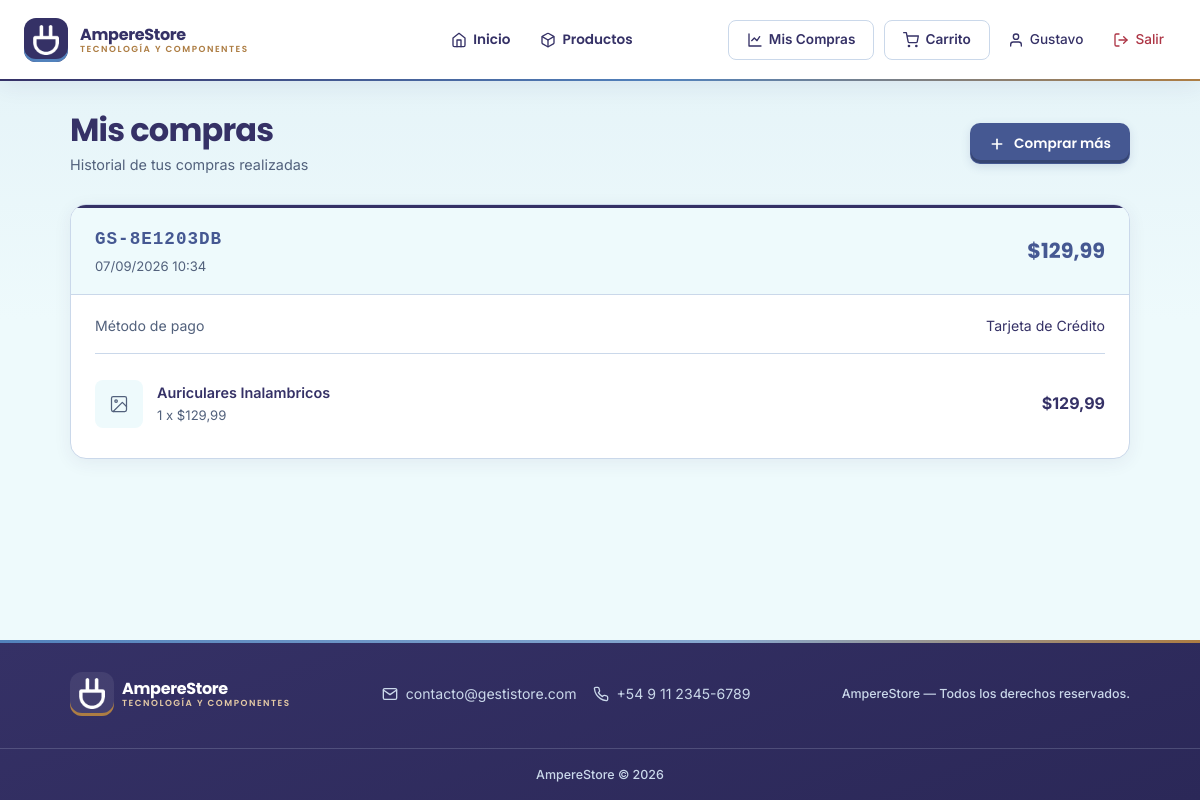
Before: /mis-compras/ (signed in) with the older database file.
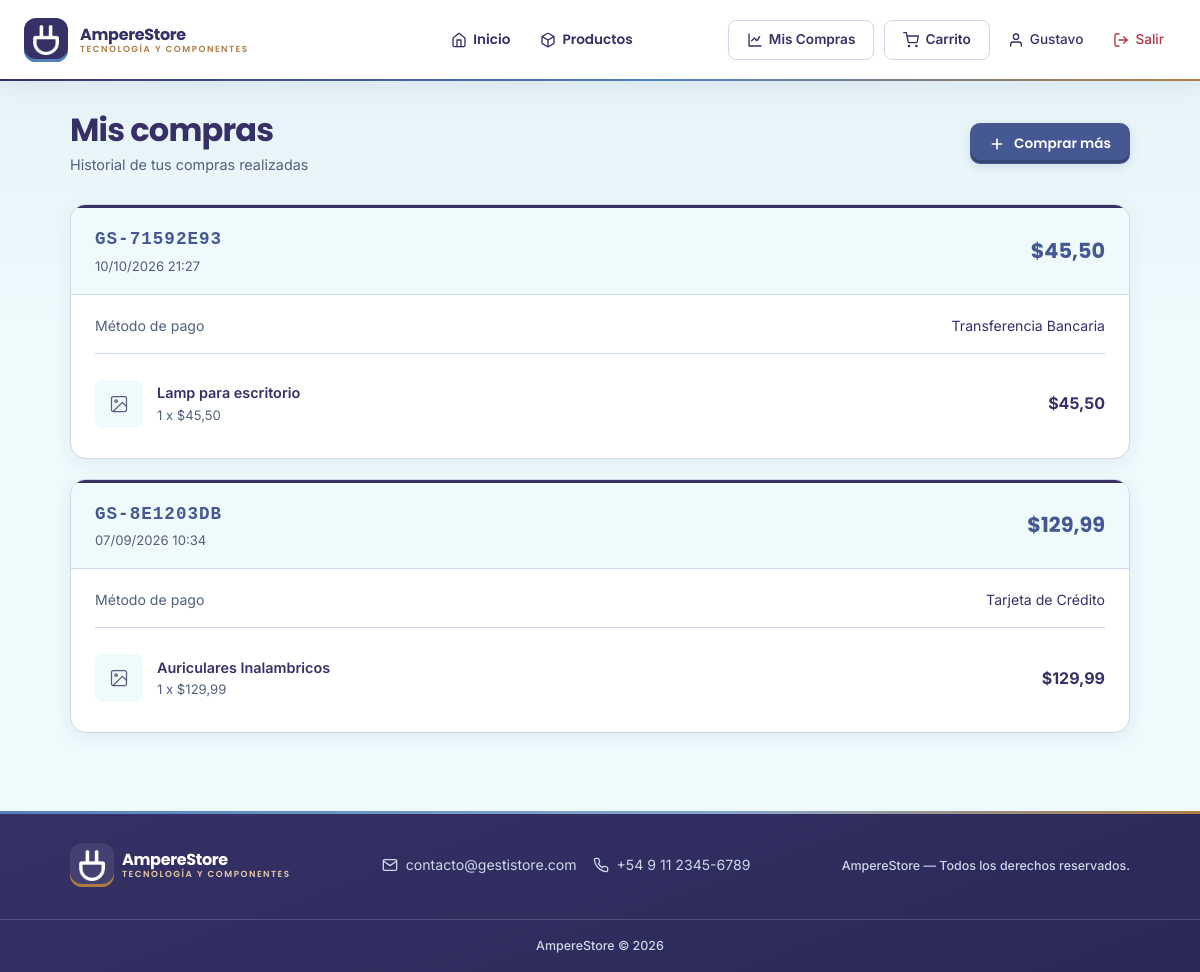
After: the same page with the newer database file.
### Tienda/models.py (models this page shows, shortened)
class Venta(models.Model):
    METODO_PAGO_CHOICES = [
        ('tarjeta', 'Tarjeta de Crédito'),
        ('debito', 'Tarjeta de Débito'),
        ('transferencia', 'Transferencia Bancaria'),
    ]
    ESTADO_CHOICES = [
        ('pendiente', 'Pendiente'),
        ('completada', 'Completada'),
        ('cancelada', 'Cancelada'),
    ]
    usuario = models.ForeignKey(User, on_delete=models.CASCADE, related_name='ventas')
    fecha_venta = models.DateTimeField(auto_now_add=True)
    total = models.DecimalField(max_digits=10, decimal_places=2, default=0)
    metodo_pago = models.CharField(max_length=15, choices=METODO_PAGO_CHOICES)
    estado = models.CharField(max_length=12, choices=ESTADO_CHOICES, default='completada')
    codigo = models.CharField(max_length=20, unique=True, blank=True)
    class Meta:
        ordering = ['-fecha_venta']

class DetalleVenta(models.Model):
    venta = models.ForeignKey(Venta, on_delete=models.CASCADE, related_name='detalles')
    producto = models.ForeignKey(Producto, on_delete=models.PROTECT, related_name='detalles_venta')
    cantidad = models.PositiveIntegerField(default=1)
    precio_unitario = models.DecimalField(max_digits=10, decimal_places=2)
    subtotal = models.DecimalField(max_digits=10, decimal_places=2, default=0)
    class Meta:
        verbose_name_plural = "Detalles de venta"

class Producto(models.Model):
    CATEGORIA_CHOICES = [
        ('informatica', 'Informática'),
        ('componente_pc', 'Componente PC'),
        ('perifericos_gaming', 'Periféricos y Gaming'),
        ('redes_conectividad', 'Redes y Conectividad'),
        ('celulares_accesorios', 'Celulares y Accesorios'),
        ('cables_adaptadores', 'Cables y Adaptadores'),
        ('electronica_desarrollo', 'Electrónica y Desarrollo'),
        ('seguridad_domotica', 'Seguridad y Domótica'),
        ('lectores_tarjetas', 'Lectores de Tarjetas'),
        ('otros', 'Otros'),
    ]
    nombre = models.CharField(max_length=200)
    descripcion = models.TextField(blank=True)
    precio = models.DecimalField(max_digits=10, decimal_places=2)
    stock = models.PositiveIntegerField(default=0)
    categoria = models.CharField(max_length=30, choices=CATEGORIA_CHOICES, default='otros')
    imagen = models.ImageField(upload_to='productos/', blank=True, null=True)
    peso_kg = models.DecimalField(max_digits=6, decimal_places=2, null=True, blank=True,
                                  help_text="Peso en kilogramos")
    activo = models.BooleanField(default=True)
    fecha_creacion = models.DateTimeField(auto_now_add=True)
    class Meta:
        ordering = ['-fecha_creacion']

### Tienda/views.py (the view)
# urls.py: path('mis-compras/', views.mis_compras, name='mis_compras'),
@login_required
def mis_compras(request):
    if es_admin(request.user):
        return redirect('historial_ventas')
    ventas = Venta.objects.filter(usuario=request.user, estado='completada')\
        .prefetch_related('detalles__producto').order_by('-fecha_venta')
    return render(request, 'tienda/mis_compras.html', {'ventas': ventas})

### Tienda/views.py (called while the page is built)
def es_admin(user):
    try:
        return user.perfil.rol == 'admin'
    except Exception:
        return False

### Tienda/Templates/tienda/mis_compras.html (shortened to what this page needs)
{% extends 'tienda/base.html' %}
{% load static %}
{% block content %}
<link rel="stylesheet" href="{% static 'tienda/css/mis_compras.css' %}">
<div class="mis-compras-header">
  <div>
    <h1>Mis compras</h1>
    <p class="mis-compras-sub">Historial de tus compras realizadas</p>
  </div>
  <a href="{% url 'lista_productos' %}" class="btn btn-primary">
    <svg width="16" height="16" viewBox="0 0 24 24" fill="none" stroke="currentColor" stroke-width="2.5" stroke-linecap="round" stroke-linejoin="round" style="vertical-align:middle;margin-right:6px;"><line x1="12" y1="5" x2="12" y2="19"/><line x1="5" y1="12" x2="19" y2="12"/></svg>
    Comprar más
  </a>
</div>
{% if ventas %}
<div class="mis-compras-lista">
  {% for venta in ventas %}
  <div class="compra-card">
    <div class="compra-card-header">
      <div>
        <span class="compra-codigo">{{ venta.codigo }}</span>
        <div class="compra-fecha">{{ venta.fecha_venta|date:"d/m/Y H:i" }}</div>
      </div>
      <div class="compra-total">${{ venta.total }}</div>
    </div>
    <div class="compra-card-body">
      <div class="compra-metodo">
        <span class="compra-label">Método de pago</span>
        <span>{{ venta.get_metodo_pago_display }}</span>
      </div>
      <div class="compra-productos">
        {% for d in venta.detalles.all %}
        <div class="compra-producto">
          <div class="compra-producto-img">
            {% if d.producto.imagen %}
            <img src="{{ d.producto.imagen.url }}" alt="">
            {% else %}
            <svg width="20" height="20" viewBox="0 0 24 24" fill="none" stroke="currentColor" stroke-width="1.5" stroke-linecap="round" stroke-linejoin="round"><rect x="3" y="3" width="18" height="18" rx="2" ry="2"/><circle cx="8.5" cy="8.5" r="1.5"/><polyline points="21 15 16 10 5 21"/></svg>
            {% endif %}
          </div>
          <div class="compra-producto-info">
            <div class="compra-producto-nombre">{{ d.producto.nombre }}</div>
            <div class="compra-producto-detalle">{{ d.cantidad }} x ${{ d.precio_unitario }}</div>
          </div>
          <div class="compra-producto-subtotal">${{ d.subtotal }}</div>
        </div>
        {% endfor %}
      </div>
    </div>
  </div>
  {% endfor %}
</div>
{% endif %}
{% endblock %}

Changed rows visible on the page:
added Venta: codigo "GS-71592E93", fecha_venta "10/10/2026 21:27", total "45,50", metodo_pago "Transferencia Bancaria"
added DetalleVenta: producto.nombre "Lamp para escritorio", cantidad "1", precio_unitario "45,50", subtotal "45,50", shown under "GS-71592E93"
